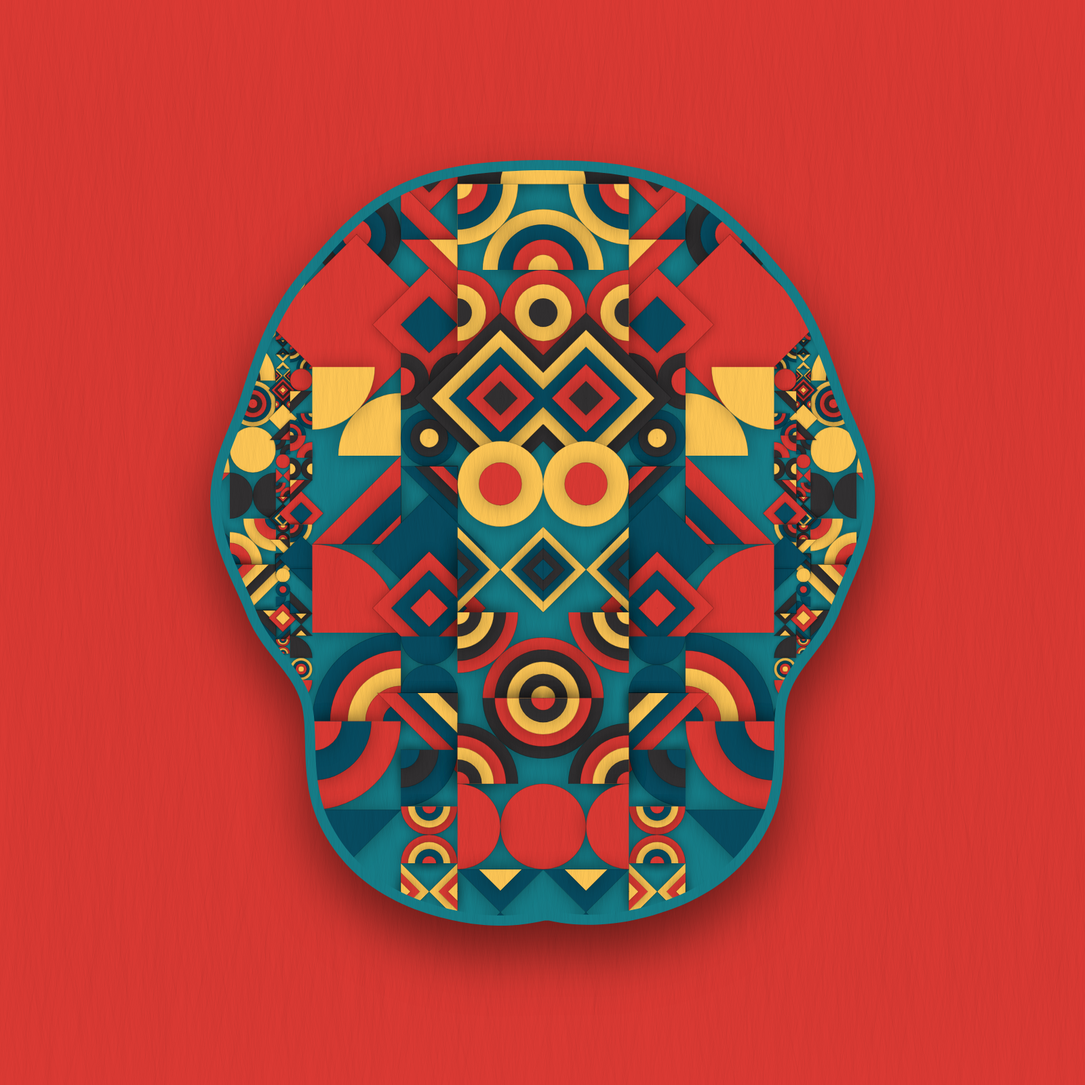
Frame 1 (no input)
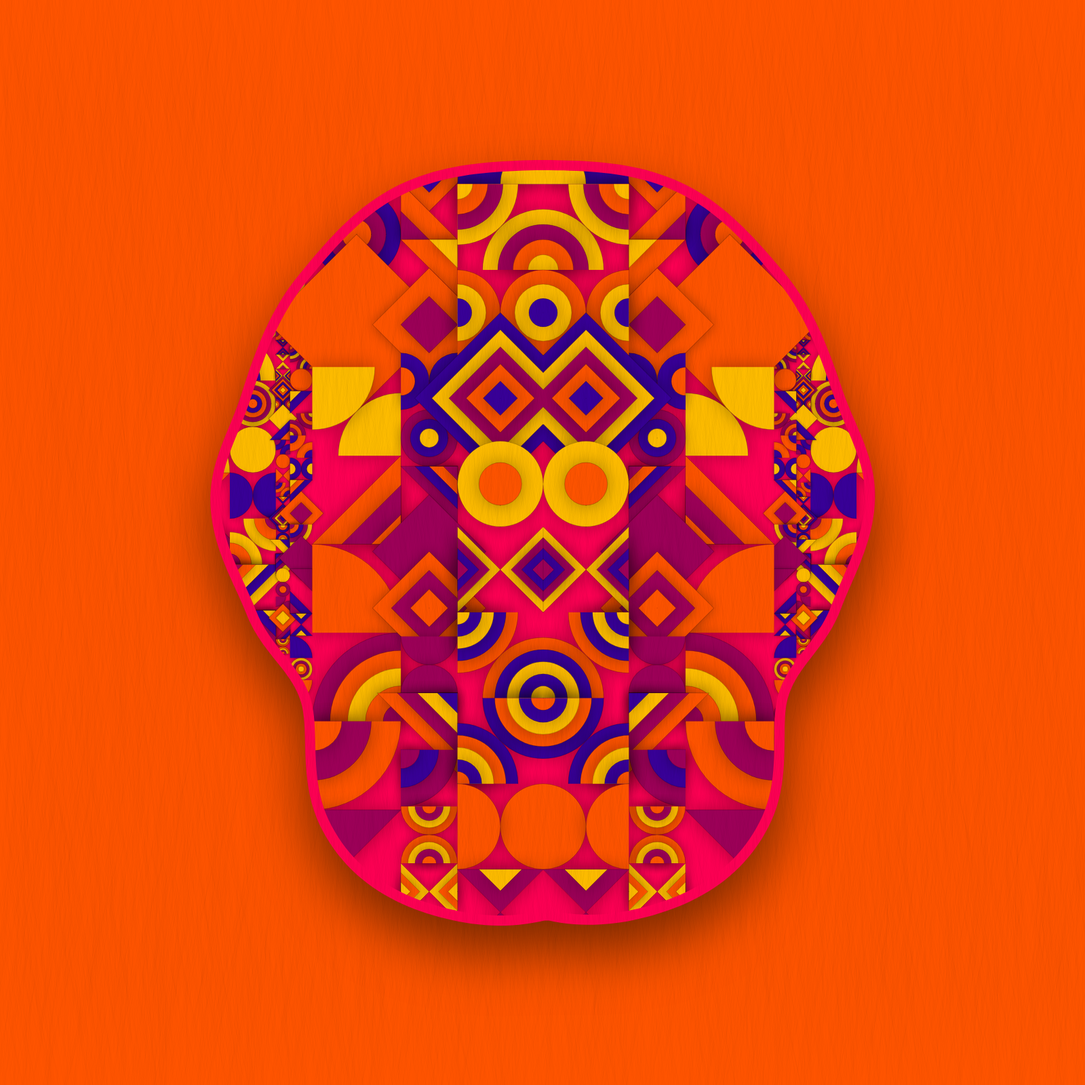
Frame 2 (the mouse pressed at the canvas centre, redrawn once)

The p5.js sketch that drew these frames (run headless with seeded random() and noise() and a simulated clock; the mouse was pressed at the canvas centre and the sketch redrawn once):

// p5.js sketch
// ── sketch.js
const seed = "1234"

let palette;
let g;
let current = seed;
let texture;

function setup() {
  createCanvas(1600, 1600);
  pixelDensity(1);
  colorMode(HSB, 360, 100, 100, 100);
  angleMode(DEGREES);

  texture = createGraphics(width, height);
  texture.colorMode(HSB, 360, 100, 100, 100);
  texture.angleMode(DEGREES);

  texture.stroke(0, 0, 0, 1);
  for (let i = 0; i < (width * height * 1) / 100; i++) {
    let x = random(width);
    let y = random(height);
    let angle = 90 + random(15) * (random(100) > 50 ? -1 : 1);
    let d = width / 10;
    texture.line(
      x + cos(angle) * d,
      y + sin(angle) * d,
      x + cos(angle + 180) * d,
      y + sin(angle + 180) * d
    );
  }
}

function draw() {
  clear();

  palette = shuffle(createPalette(random(url)), true);
  randomSeed(current);
  noiseSeed(current);

  let offset = width / 10;
  let x = offset;
  let y = offset;
  let w = width - offset * 2;
  let h = height - offset * 2;

  let c = palette[0];
  palette.shift();

  push();
  fill(c);
  strokeWeight(30);
  stroke(c);
  let nScale = random(60, 200);
  drawShape(x + w / 2, y + h / 2, (w * 3) / 4, nScale);
  drawingContext.clip();
  drawGraphic(0, 0, width, height, palette, this);
  pop();

  g = get();

  background(random(palette));

  let area = detectEdge(g);
  rectMode(CORNERS);
  let center = detectCenter(area);
  let v = p5.Vector.sub(
    createVector(width / 2, height / 2),
    createVector(center.x, center.y)
  );

  push();
  imageMode(CENTER);
  translate(v.x + g.width / 2, v.y + g.height / 2);
  drawingContext.shadowColor = color(0, 0, 0, 50);
  drawingContext.shadowBlur = max(width, height) / 20;
  drawingContext.shadowOffsetY = max(width, height) / 40;

  image(g, 0, 0);
  pop();
  image(texture, 0, 0);

  //   frameRate(1 / 3);
  noLoop()
}

function detectCenter(area) {
  let x = lerp(area.minX, area.maxX, 0.5);
  let y = lerp(area.minY, area.maxY, 0.5);
  let w = abs(area.maxX - area.minX);
  let h = abs(area.maxY - area.minY);
  return {
    x: x,
    y: y,
    w: w,
    h: h,
  };
}

function detectEdge(g) {
  let minX, minY, maxX, maxY;
  minX = g.width;
  minY = g.height;
  maxX = 0;
  maxY = 0;
  g.loadPixels();
  for (let j = 0; j < g.height; j++) {
    for (let i = 0; i < g.width; i++) {
      let n = i * 4 + j * g.width * 4 + 3;
      let alpha = g.pixels[n];
      if (alpha > 0) {
        minX = min(minX, i);
        minY = min(minY, j);
        maxX = max(maxX, i);
        maxY = max(maxY, j);
      }
    }
  }
  return {
    minX: minX,
    minY: minY,
    maxX: maxX,
    maxY: maxY,
  };
}

function drawGraphic(x, y, w, h, colors, target) {
  let g = createGraphics(w / 2, h);
  g.angleMode(DEGREES);
  let gx = 0;
  let gy = 0;
  let gxStep, gyStep;

  if (random() > 0.5) {
    while (gy < g.height) {
      gyStep = random(g.height / 100, g.height / 5);
      if (gy + gyStep > g.height || g.height - (gy + gyStep) < g.height / 20) {
        gyStep = g.height - gy;
      }
      gx = 0;
      while (gx < g.width) {
        gxStep = gyStep;
        if (gx + gxStep > g.width || g.width - (gx + gxStep) < g.width / 10) {
          gxStep = g.width - gx;
        }
        // g.ellipse(gx+gxStep/2,gy+gyStep/2,gxStep,gyStep);
        drawPattern(g, gx, gy, gxStep, gyStep, colors);
        gx += gxStep;
      }
      gy += gyStep;
    }
  } else {
    while (gx < g.width) {
      gxStep = random(g.width / 100, g.width / 5);
      if (gx + gxStep > g.width || g.width - (gx + gxStep) < g.width / 20) {
        gxStep = g.width - gx;
      }
      gy = 0;
      while (gy < g.height) {
        gyStep = gxStep;
        if (gy + gyStep > g.height || g.height - (gy + gyStep) < g.height / 10) {
          gyStep = g.height - gy;
        }
        // g.ellipse(gx+gxStep/2,gy+gyStep/2,gxStep,gyStep);
        drawPattern(g, gx, gy, gxStep, gyStep, colors);
        gy += gyStep;
      }
      gx += gxStep;
    }
  }

  target.push();
  target.translate(x + w / 2, y + h / 2);
  target.imageMode(CENTER);
  target.scale(1, 1);
  target.image(g, -g.width / 2, 0);
  target.scale(-1, 1);
  target.image(g, -g.width / 2, 0);
  target.pop();
}

function drawPattern(g, x, y, w, h, colors) {
  let rotate_num = (int(random(4)) * 360) / 4;
  g.push();
  g.translate(x + w / 2, y + h / 2);
  g.rotate(rotate_num);
  if (rotate_num % 180 == 90) {
    let tmp = w;
    w = h;
    h = tmp;
  }
  g.translate(-w / 2, -h / 2);
  g.drawingContext.shadowColor = color(0, 0, 0, 33);
  g.drawingContext.shadowBlur = max(w, h) / 5;
  let sep = int(random(1, 6));

  let c = -1,
    pc = -1;
  g.stroke(0, (20 / 100) * 255);

  switch (int(random(8))) {
    case 0:
      for (let i = 1; i > 0; i -= 1 / sep) {
        while (pc == c) {
          c = random(colors);
        }
        pc = c;
        g.push();
        g.scale(i);
        g.strokeWeight(1 / i);
        g.fill(c);
        g.arc(0, 0, w * 2, h * 2, 0, 90);
        g.pop();
      }
      break;
    case 1:
      for (let i = 1; i > 0; i -= 1 / sep) {
        while (pc == c) {
          c = random(colors);
        }
        pc = c;
        g.push();
        g.fill(c);

        g.push();
        g.translate(w / 2, 0);
        g.scale(i);
        g.strokeWeight(1 / i);
        g.arc(0, 0, w, h, 0, 180);
        g.pop();

        g.push();
        g.translate(w / 2, h);
        g.scale(i);
        g.strokeWeight(1 / i);
        g.arc(0, 0, w, h, 0 + 180, 180 + 180);
        g.pop();
        g.pop();
      }
      break;
    case 2:
      for (let i = 1; i > 0; i -= 1 / sep) {
        while (pc == c) {
          c = random(colors);
        }
        pc = c;
        g.push();
        g.fill(c);

        g.push();
        g.scale(i);
        g.strokeWeight(1 / i);
        g.arc(0, 0, w * sqrt(2), h * sqrt(2), 0, 90);
        g.pop();

        g.push();
        g.translate(w, h);
        g.scale(i);
        g.strokeWeight(1 / i);
        g.arc(0, 0, w * sqrt(2), h * sqrt(2), 0 + 180, 90 + 180);
        g.pop();

        g.pop();
      }
      break;
    case 3:
      for (let i = 1; i > 0; i -= 1 / sep) {
        while (pc == c) {
          c = random(colors);
        }
        pc = c;
        g.push();
        g.translate(w / 2, h / 2);
        g.scale(i);
        g.strokeWeight(1 / i);
        g.fill(c);
        g.ellipse(0, 0, w, h);
        g.pop();
      }
      break;
    case 4:
      for (let i = 1; i > 0; i -= 1 / sep) {
        while (pc == c) {
          c = random(colors);
        }
        pc = c;
        g.push();
        g.scale(i);
        g.strokeWeight(1 / i);
        g.fill(c);
        g.triangle(0, 0, w, 0, 0, h);
        g.pop();
      }
      break;
    case 5:
      for (let i = 1; i > 0; i -= 1 / sep) {
        while (pc == c) {
          c = random(colors);
        }
        pc = c;
        g.push();
        g.fill(c);

        g.push();
        g.translate(w / 2, 0);
        g.scale(i);
        g.strokeWeight(1 / i);
        g.triangle(-w / 2, 0, w / 2, 0, 0, h / 2);
        g.pop();

        g.push();
        g.translate(w / 2, h);
        g.scale(i);
        g.strokeWeight(1 / i);
        g.triangle(-w / 2, 0, w / 2, 0, 0, -h / 2);
        g.pop();
        g.pop();
      }
      break;
    case 6:
      for (let i = 1; i > 0; i -= 1 / sep) {
        while (pc == c) {
          c = random(colors);
        }
        pc = c;
        g.push();
        g.fill(c);

        g.push();
        g.scale(i);
        g.strokeWeight(1 / i);
        g.triangle(0, 0, w * sqrt(2), 0, 0, h * sqrt(2));
        g.pop();

        g.push();
        g.translate(w, h);
        g.scale(i);
        g.strokeWeight(1 / i);
        g.arc(0, 0, -w * sqrt(2), 0, 0, -h * sqrt(2));
        g.pop();

        g.pop();
      }
      break;
    case 7:
      for (let i = 1; i > 0; i -= 1 / sep) {
        while (pc == c) {
          c = random(colors);
        }
        pc = c;
        g.push();
        g.translate(w / 2, h / 2);
        g.rotate(45);
        g.scale(i);
        g.strokeWeight(1 / i);
        g.fill(c);
        g.rectMode(CENTER);
        g.square(0, 0, sqrt(sq(w) + sq(h)));
        g.pop();
      }
      break;
  }
  g.pop();
}

function createPalette(_url) {
  let slash_index = _url.lastIndexOf("/");
  let pallate_str = _url.slice(slash_index + 1);
  let arr = pallate_str.split("-");
  for (let i = 0; i < arr.length; i++) {
    arr[i] = color("#" + arr[i]);
  }
  return arr;
}

function drawShape(cx, cy, r, nPhase) {
  push();
  translate(cx, cy, r);
  rotate(-90);
  let arr = [];
  beginShape();
  for (let angle = 0; angle < 180; angle += 1) {
    let nr = map(noise(cx, cy, angle / nPhase, r), 0, 1, (r * 1) / 8, r);
    nr = constrain(nr, 0, width / 2);
    arr.push(nr);
    let x = cos(angle) * nr;
    let y = sin(angle) * nr;
    vertex(x, y);
  }
  arr.reverse();
  for (let angle = 180; angle < 180 + 180; angle += 1) {
    let nr = arr[0];
    arr.shift();
    let x = cos(angle) * nr;
    let y = sin(angle) * nr;
    vertex(x, y);
  }
  endShape(CLOSE);

  pop();
}

let url = [
  "202c39-283845-b8b08d-f2d492-f29559",
  "1f2041-4b3f72-ffc857-119da4-19647e",
  "2f4858-33658a-86bbd8-f6ae2d-f26419",
  "ffac81-ff928b-fec3a6-efe9ae-cdeac0",
  "f79256-fbd1a2-7dcfb6-00b2ca-1d4e89",
  "e27396-ea9ab2-efcfe3-eaf2d7-b3dee2",
  "966b9d-c98686-f2b880-fff4ec-e7cfbc",
  "50514f-f25f5c-ffe066-247ba0-70c1b3",
  "177e89-084c61-db3a34-ffc857-323031",
  "390099-9e0059-ff0054-ff5400-ffbd00",
  "0d3b66-faf0ca-f4d35e-ee964b-f95738",
  "177e89-084c61-db3a34-ffc857-323031",
  "780000-c1121f-fdf0d5-003049-669bbc",
  "eae4e9-fff1e6-fde2e4-fad2e1-e2ece9-bee1e6-f0efeb-dfe7fd-cddafd",
  "f94144-f3722c-f8961e-f9c74f-90be6d-43aa8b-577590",
  "555b6e-89b0ae-bee3db-faf9f9-ffd6ba",
  "9b5de5-f15bb5-fee440-00bbf9-00f5d4",
  "ef476f-ffd166-06d6a0-118ab2-073b4c",
  "006466-065a60-0b525b-144552-1b3a4b-212f45-272640-312244-3e1f47-4d194d",
  "f94144-f3722c-f8961e-f9844a-f9c74f-90be6d-43aa8b-4d908e-577590-277da1",
  "f6bd60-f7ede2-f5cac3-84a59d-f28482",
  "0081a7-00afb9-fdfcdc-fed9b7-f07167",
  "f4f1de-e07a5f-3d405b-81b29a-f2cc8f",
  "50514f-f25f5c-ffe066-247ba0-70c1b3",
  "001219-005f73-0a9396-94d2bd-e9d8a6-ee9b00-ca6702-bb3e03-ae2012-9b2226",
  "ef476f-ffd166-06d6a0-118ab2-073b4c",
  "fec5bb-fcd5ce-fae1dd-f8edeb-e8e8e4-d8e2dc-ece4db-ffe5d9-ffd7ba-fec89a",
  "e63946-f1faee-a8dadc-457b9d-1d3557",
  "264653-2a9d8f-e9c46a-f4a261-e76f51",
];
// ── style.css
html, body {
  margin: 0;
  padding: 0;
}
canvas {
  display: block;
  max-width: 1600px !important;
  width: 100% !important;
  height: 100% !important;
}
